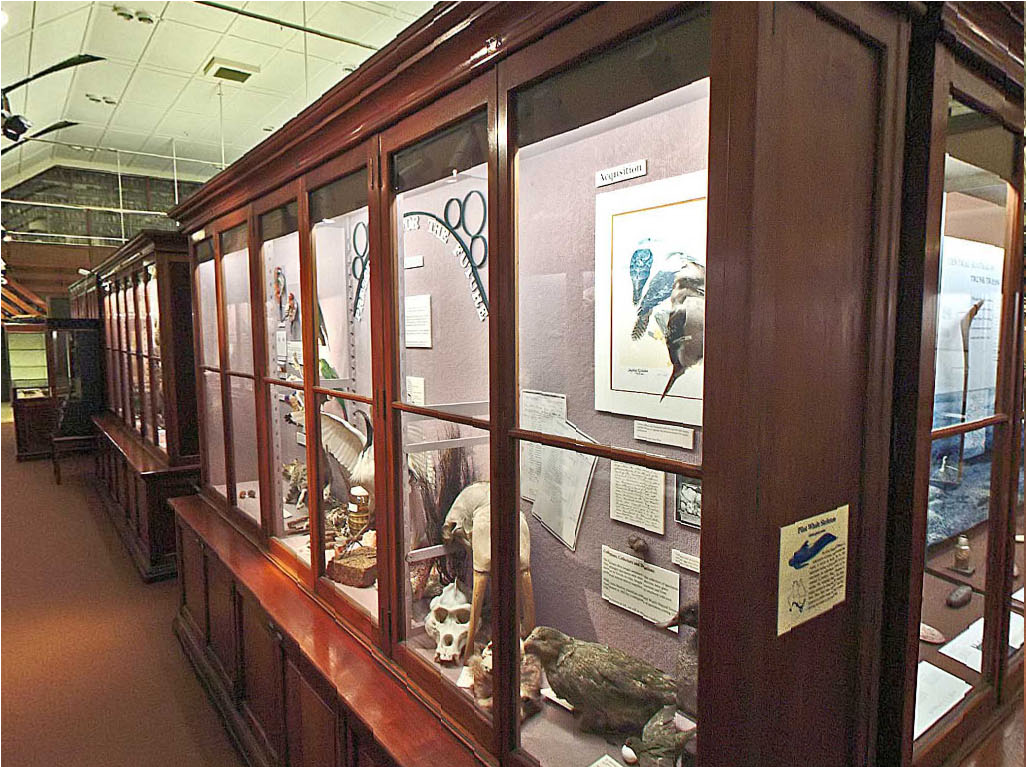
#> input picture HW3/_method_python/Stereo_images/image11.png, 1026 x 768 px
$ jupyter execute --allow-errors test.ipynb   (older library calls are emulated)
#> lines starting #> are read from the running program, lines starting #| are printed output that depends on the picture
[cell 1]
from pylab import *
from numpy import *
from scipy import linalg


# [179 lines left out: functions compute_P, triangulate_point, triangulate, compute_fundamental, compute_epipole, plot_epipolar_line and 4 more, not called in this run]


class RansacModel(object):
    """ Class for fundmental matrix fit with ransac.py from
        http://www.scipy.org/Cookbook/RANSAC"""

    def __init__(self,debug=False):
        self.debug = debug

    # [45 lines left out: functions fit, get_error, F_from_ransac, not called in this run]

[cell 2]
import cv2
import numpy as np
from matplotlib import pyplot as plt

img1 = cv2.imread('Stereo_images/image11.png',0)  #queryimage # left image
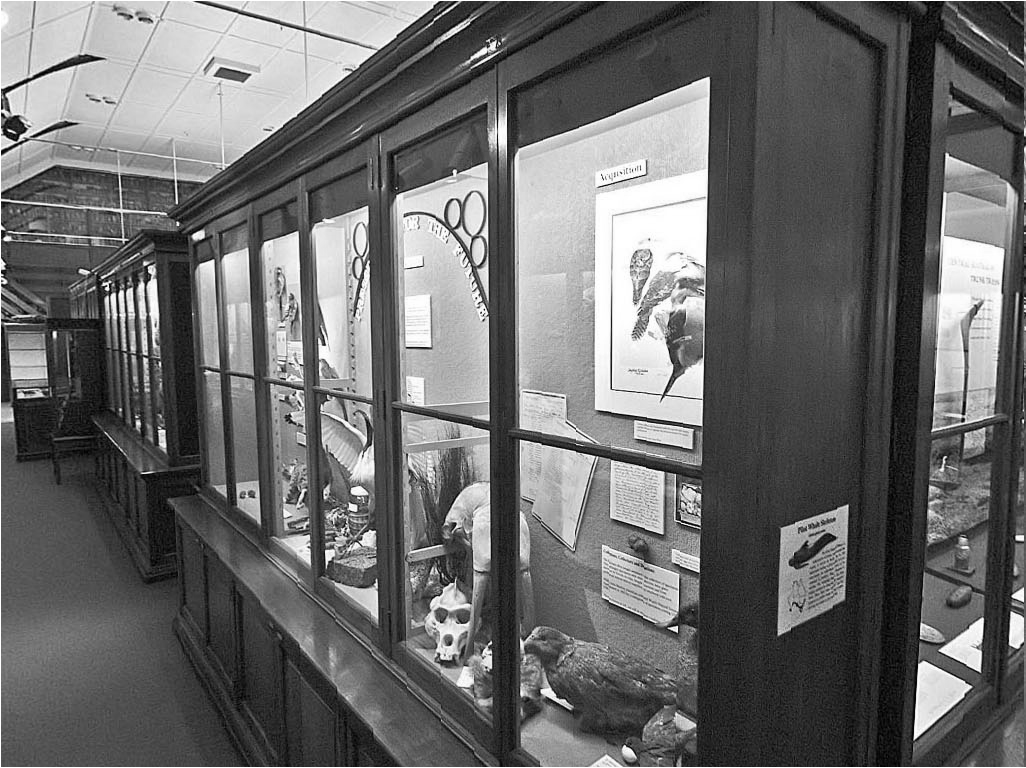
#> img1: shape (768, 1026); min 0, max 255, mean 106.6
img2 = cv2.imread('Stereo_images/image12.png',0) #trainimage # right image
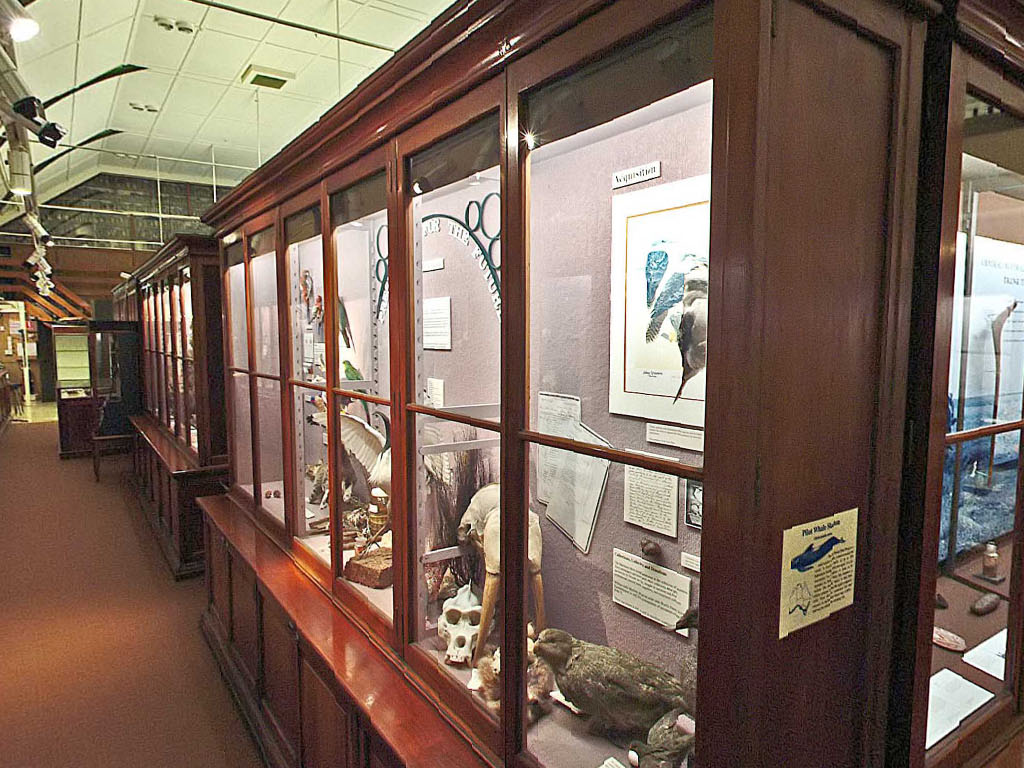
#> input picture HW3/_method_python/Stereo_images/image12.png, 1024 x 768 px
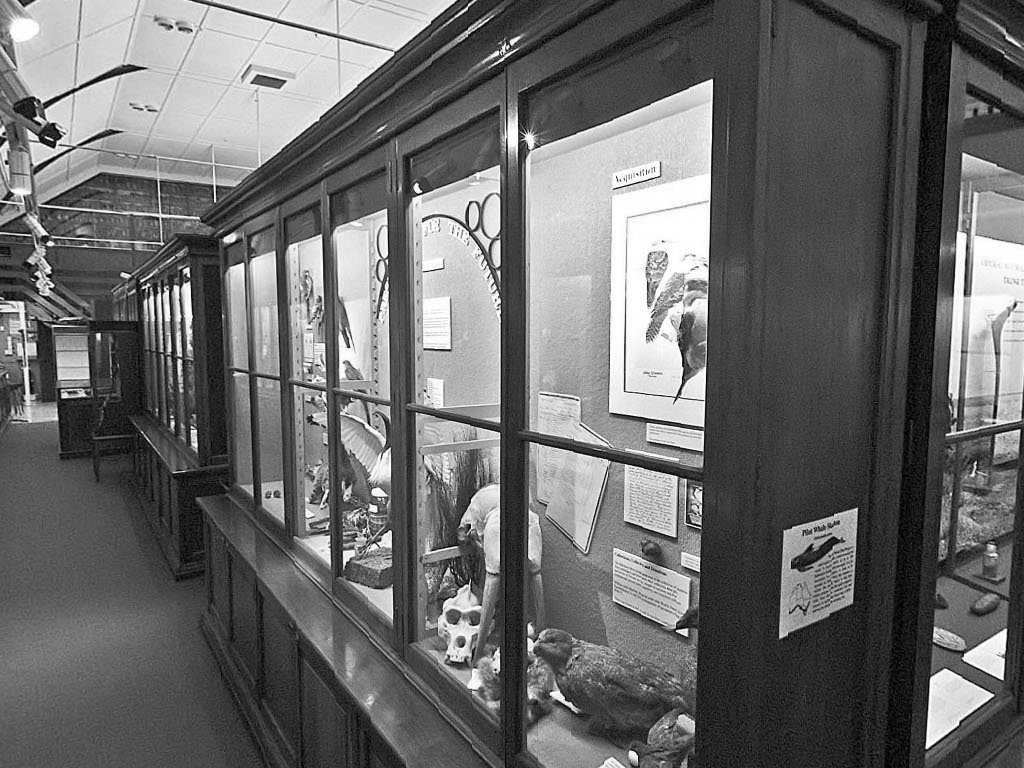
#> img2: shape (768, 1024); min 0, max 255, mean 106.7

#> (the rest of this cell did not finish here and is left out)

[cell 3]
a = [1,2,3]
b = [4,5,6]
c = [[2,2,2],[2,2,2],[2,2,2]]

out = np.matmul(np.matmul(b, c), np.transpose(a))
# out = (b)*np.array(c)*np.transpose(a)
print(out)

[cell 4]
a = [[1,2,3], [1,2,3], [2,3,4]]
#> (the rest of this cell did not finish here and is left out)

[cell 5]
choose = 1

if choose == 1:
    path_p = './Stereo_images/image11.png'
    path_q = './Stereo_images/image12.png'
elif choose == 2:
    path_p = './Stereo_images/image21.png'
    path_q = './Stereo_images/image22.png'
elif choose == 3:
    path_p = './Stereo_images/image31.png'
    path_q = './Stereo_images/image32.png'
elif choose == 4:
    path_p = './Stereo_images/image41.png'
    path_q = './Stereo_images/image42.png'
elif choose == 5:
    path_p = './Stereo_images/image51.png'
    path_q = './Stereo_images/image52.png'


import cv2
import numpy as np
from matplotlib import pyplot as plt

img1 = cv2.imread(path_p, cv2.IMREAD_UNCHANGED)  #queryimage # left image
#> img1 is the input picture: shape (768, 1026, 3); mean B, G, R 89.3, 102.1, 123.6
img2 = cv2.imread(path_q, cv2.IMREAD_UNCHANGED) #trainimage # right image
#> img2 is the input picture: shape (768, 1024, 3); mean B, G, R 89, 102.4, 123.6
if choose != 4:
    img1 = cv2.cvtColor(img1, cv2.COLOR_BGR2GRAY)
#> img1: shape (768, 1026)
    img2 = cv2.cvtColor(img2, cv2.COLOR_BGR2GRAY)
#> img2: shape (768, 1024)
print(img1.shape)
#| (768, 1026)
print(img2.shape)
#| (768, 1024)

# sift = cv2.SIFT()
#> (the rest of this cell did not finish here and is left out)
